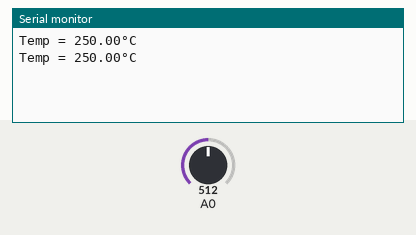
The sketch below on a simulated Arduino Uno, built with avr-gcc and run on an emulated ATmega328P. On the bench: the last lines printed to the serial monitor. The test bench sets the inputs (shaded band); at power-on: A0 = 512.

Above: at 2.8 s.
2.9 s: A0 set to 716
At 4.8 s:
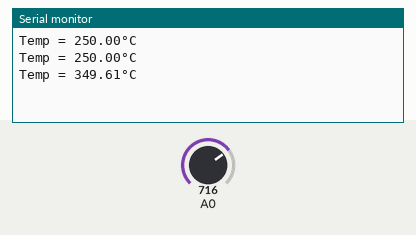
5.6 s: A0 set to 900
At 6.3 s:
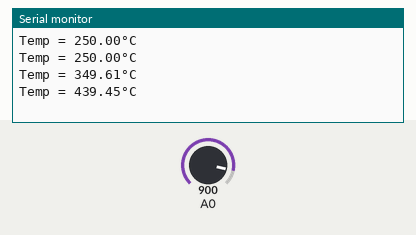
Timing chart, 0 to 8.6 s (numbered marks = the images above; inputs shaded):
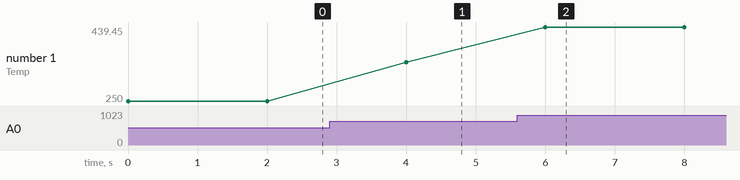

The sketch:

Temperature_Monitor_code.ino
```cpp
void setup() {
  Serial.begin(9600); //setup serial
}

void loop() {

  float voltage = analogRead(A0);  //read the inpute voltage (analog pin A0)
  float temp = voltage * (0.48828125); //computing Temp
  Serial.print("Temp = "); //show Temp
  Serial.print(temp); //show Temp
  Serial.print("\xC2\xB0"); //show Temp
  Serial.println("C"); //show Temp
  delay(2000); //waits for 2 second

}
```

Measured:
- after the input at 2.9 s, the serial monitor: prints a new line after 1.1 s (image 1)
- after the input at 5.6 s, the serial monitor: prints a new line after 0.40 s (image 2)
- plotted number 1: 250 → 349.61 after the input at 2.9 s, 349.61 → 439.45 after the input at 5.6 s
